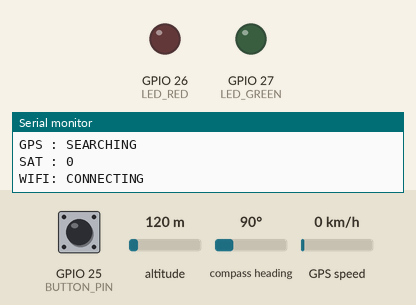
Recording of a sketch running on a simulated ESP32. On the bench: output pins drawn as LEDs (lit = HIGH), the last lines printed to the serial monitor. The inputs (shaded band) are chosen by the test bench; at power-on: GPIO 25 (BUTTON_PIN) HIGH, altitude 120 m, compass heading 90°, GPS speed 0 km/h. WiFi joins after 1.5 s; servers stay silent unless stated; uploads are accepted with an empty reply; the GPS gets a fix after 3 s at 37.7749, -122.4194 with 8 satellites.

Above: at 2.2 s.
2.3 s: GPIO 25 (BUTTON_PIN) pulled LOW for 0.15 s
At 3.4 s:
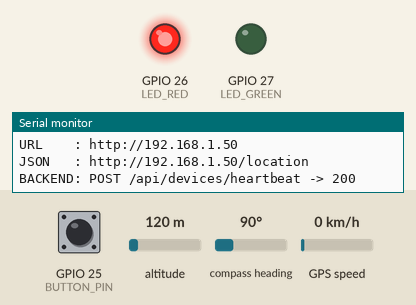
5.8 s: GPIO 25 (BUTTON_PIN) pulled LOW for 1 s
At 8.8 s:
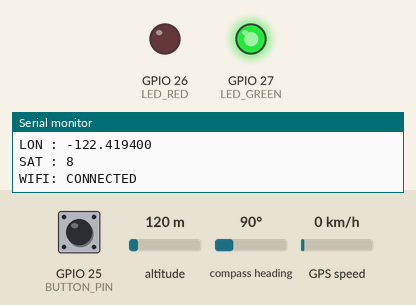
Timing chart, 0 to 10.3 s (numbered marks = the images above; inputs shaded):
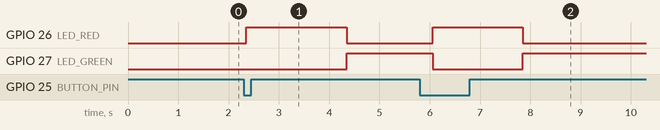

Measured:
- after the input at 2.3 s, GPIO 26 (LED_RED): LOW → HIGH after 0.06 s, → LOW 2.0 s later; GPIO 27 (LED_GREEN): LOW → HIGH after 2.1 s instead of 0.92 s
- after the input at 5.8 s, GPIO 26 (LED_RED): LOW → HIGH after 0.26 s, → LOW 1.8 s later; GPIO 27 (LED_GREEN): HIGH → LOW after 0.26 s, → HIGH 1.8 s later

The sketch:

GPS-003.ino
```cpp
#include <Arduino.h>
#include <TinyGPSPlus.h>
#include <WiFi.h>
#include <WebServer.h>
#include <HTTPClient.h>


// ==============================
// DEVICE & WIFI CONFIGURATION
// ==============================

const char* DEVICE_ID = "GPS-003";
const char* WIFI_SSID = "apasi";
const char* WIFI_PASSWORD = "GANTI_DENGAN_PASSWORD_HOTSPOT";
const char* BACKEND_BASE_URL = "http://192.168.137.1:3000";

WebServer server(80);

bool lastWiFiConnected = false;
bool wifiAttemptActive = false;
bool wifiWaitingRetry = false;
unsigned long wifiAttemptStartedAt = 0;
unsigned long wifiRetryStartedAt = 0;
const unsigned long wifiConnectTimeout = 30000;
const unsigned long wifiRetryDelay = 3000;

unsigned long lastHeartbeat = 0;
unsigned long lastLocationUpload = 0;
const unsigned long heartbeatInterval = 3000;
const unsigned long locationUploadInterval = 5000;


// ==============================
// PIN CONFIGURATION
// ==============================

#define GPS_RX_PIN 4
#define BUTTON_PIN 25
#define LED_RED 26
#define LED_GREEN 27


// ==============================
// GPS OBJECT
// ==============================

TinyGPSPlus gps;
HardwareSerial GPSserial(1);


// ==============================
// GPS DATA STORAGE
// ==============================

double latestLat = 0;
double latestLon = 0;
int latestSat = 0;
bool gpsFixed = false;
bool gpsDataReceived = false;
unsigned long lastGpsByteAt = 0;


// ==============================
// BUTTON VARIABLES
// ==============================

bool lastButtonReading = HIGH;
bool buttonState = HIGH;
unsigned long lastDebounceTime = 0;
const unsigned long debounceDelay = 50;


// ==============================
// EVENT STATE
// ==============================

bool emergencyActive = false;
unsigned long eventStart = 0;
const unsigned long eventDuration = 2000;


// ==============================
// SERIAL TIMER
// ==============================

unsigned long lastPrint = 0;


// ==============================
// WEB SERVER HANDLERS
// ==============================

void handleHome() {
  String html = "<!DOCTYPE html><html><head>";
  html += "<meta name='viewport' content='width=device-width,initial-scale=1'>";
  html += "<meta http-equiv='refresh' content='2'>";
  html += "<title>TANDAIN GPS</title></head><body>";
  html += "<h1>TANDAIN GPS Tracker</h1>";
  html += "<p><b>Device ID:</b> " + String(DEVICE_ID) + "</p>";
  html += "<p><b>Wi-Fi:</b> connected</p>";

  if (gpsFixed) {
    html += "<p><b>GPS:</b> fixed</p>";
    html += "<p><b>Latitude:</b> " + String(latestLat, 6) + "</p>";
    html += "<p><b>Longitude:</b> " + String(latestLon, 6) + "</p>";
    html += "<p><b>Satellites:</b> " + String(latestSat) + "</p>";
    html += "<p><a href='https://www.google.com/maps?q=";
    html += String(latestLat, 6) + "," + String(latestLon, 6);
    html += "'>Buka koordinat di peta</a></p>";
  } else {
    html += "<p><b>GPS:</b> searching / belum mendapatkan fix</p>";
  }

  html += "<p><b>Emergency:</b> ";
  html += emergencyActive ? "ACTIVE" : "inactive";
  html += "</p>";
  html += "<p><a href='/location'>Lihat data JSON</a></p>";
  html += "</body></html>";

  server.sendHeader("Cache-Control", "no-store");
  server.send(200, "text/html", html);
}


void handleLocation() {
  String json = "{";
  json += "\"device_id\":\"" + String(DEVICE_ID) + "\",";
  json += "\"gps_fixed\":" + String(gpsFixed ? "true" : "false") + ",";

  if (gpsFixed) {
    json += "\"latitude\":" + String(latestLat, 6) + ",";
    json += "\"longitude\":" + String(latestLon, 6) + ",";
    json += "\"satellites\":" + String(latestSat) + ",";
  } else {
    json += "\"latitude\":null,";
    json += "\"longitude\":null,";
    json += "\"satellites\":" + String(gps.satellites.value()) + ",";
  }

  json += "\"emergency\":" + String(emergencyActive ? "true" : "false");
  json += "}";

  server.sendHeader("Cache-Control", "no-store");
  server.send(200, "application/json", json);
}


void handleHealth() {
  String json = "{";
  json += "\"device_id\":\"" + String(DEVICE_ID) + "\",";
  json += "\"server\":\"online\",";
  json += "\"wifi_connected\":";
  json += WiFi.status() == WL_CONNECTED ? "true" : "false";
  json += ",\"ip\":\"" + WiFi.localIP().toString() + "\",";
  json += "\"uptime_seconds\":" + String(millis() / 1000) + ",";
  json += "\"gps_status\":\"";
  json += gpsFixed ? "fixed" : "not_ready";
  json += "\"}";

  server.sendHeader("Cache-Control", "no-store");
  server.send(200, "application/json", json);
}


void handleNotFound() {
  server.send(404, "text/plain", "Endpoint tidak ditemukan");
}


// ==============================
// BACKEND FUNCTIONS
// ==============================

String currentGpsStatus() {
  if (gpsFixed) {
    return "fixed";
  }

  if (millis() > 5000 &&
      (!gpsDataReceived || millis() - lastGpsByteAt > 5000)) {
    return "no_data";
  }

  return "searching";
}


bool postJson(const String& path, const String& payload) {
  if (WiFi.status() != WL_CONNECTED) {
    return false;
  }

  HTTPClient http;
  String url = String(BACKEND_BASE_URL) + path;
  http.setTimeout(2500);

  if (!http.begin(url)) {
    Serial.println("BACKEND: URL INVALID");
    return false;
  }

  http.addHeader("Content-Type", "application/json");
  int responseCode = http.POST(payload);

  Serial.print("BACKEND: POST ");
  Serial.print(path);
  Serial.print(" -> ");
  Serial.println(responseCode);

  if (responseCode < 0) {
    Serial.print("BACKEND ERROR: ");
    Serial.println(HTTPClient::errorToString(responseCode));
    Serial.print("BACKEND URL  : ");
    Serial.println(url);
    Serial.print("LOCAL IP     : ");
    Serial.println(WiFi.localIP());
    Serial.print("GATEWAY      : ");
    Serial.println(WiFi.gatewayIP());
    Serial.print("RSSI         : ");
    Serial.print(WiFi.RSSI());
    Serial.println(" dBm");
  }

  http.end();
  return responseCode >= 200 && responseCode < 300;
}


void sendHeartbeat() {
  String payload = "{";
  payload += "\"tag_id\":\"" + String(DEVICE_ID) + "\",";
  payload += "\"gps_status\":\"" + currentGpsStatus() + "\",";
  payload += "\"satellites\":" + String(gps.satellites.value()) + ",";
  payload += "\"ip_address\":\"" + WiFi.localIP().toString() + "\"";
  payload += "}";

  postJson("/api/devices/heartbeat", payload);
}


void sendLocation() {
  if (!gpsFixed) {
    return;
  }

  String payload = "{";
  payload += "\"tag_id\":\"" + String(DEVICE_ID) + "\",";
  payload += "\"lat\":" + String(latestLat, 6) + ",";
  payload += "\"lng\":" + String(latestLon, 6);
  payload += "}";

  postJson("/api/locations", payload);
}


void sendButtonPress() {
  String payload = "{";
  payload += "\"tag_id\":\"" + String(DEVICE_ID) + "\",";
  payload += "\"satellites\":" + String(gps.satellites.value()) + ",";
  payload += "\"ip_address\":\"" + WiFi.localIP().toString() + "\"";

  if (gpsFixed) {
    payload += ",\"lat\":" + String(latestLat, 6) + ",";
    payload += "\"lng\":" + String(latestLon, 6);
  }

  payload += "}";
  postJson("/api/devices/button", payload);
}


void updateBackend() {
  if (WiFi.status() != WL_CONNECTED) {
    return;
  }

  if (millis() - lastHeartbeat >= heartbeatInterval) {
    lastHeartbeat = millis();
    sendHeartbeat();
  }

  if (gpsFixed && millis() - lastLocationUpload >= locationUploadInterval) {
    lastLocationUpload = millis();
    sendLocation();
  }
}


// ==============================
// WIFI FUNCTIONS
// ==============================

void beginWiFiAttempt() {
  WiFi.begin(WIFI_SSID, WIFI_PASSWORD);
  wifiAttemptActive = true;
  wifiWaitingRetry = false;
  wifiAttemptStartedAt = millis();

  Serial.print("Wi-Fi : CONNECTING TO ");
  Serial.println(WIFI_SSID);
}


void startWiFi() {
  WiFi.persistent(false);
  WiFi.mode(WIFI_STA);
  WiFi.setHostname(DEVICE_ID);
  WiFi.setAutoReconnect(true);
  beginWiFiAttempt();
}


void updateWiFi() {
  wl_status_t wifiStatus = WiFi.status();
  bool wifiConnected = wifiStatus == WL_CONNECTED;

  if (wifiConnected) {
    wifiAttemptActive = false;
    wifiWaitingRetry = false;

    if (!lastWiFiConnected) {
      lastWiFiConnected = true;
      Serial.println();
      Serial.println("Wi-Fi : CONNECTED");
      Serial.print("IP     : ");
      Serial.println(WiFi.localIP());
      Serial.print("GATEWAY: ");
      Serial.println(WiFi.gatewayIP());
      Serial.print("BSSID  : ");
      Serial.println(WiFi.BSSIDstr());
      Serial.print("RSSI   : ");
      Serial.print(WiFi.RSSI());
      Serial.println(" dBm");
      Serial.print("URL    : http://");
      Serial.println(WiFi.localIP());
      Serial.print("JSON   : http://");
      Serial.print(WiFi.localIP());
      Serial.println("/location");
    }

    return;
  }

  if (lastWiFiConnected) {
    lastWiFiConnected = false;
    Serial.println("Wi-Fi : DISCONNECTED");
  }

  // Jangan panggil WiFi.begin() lagi ketika driver masih mencoba koneksi.
  if (wifiAttemptActive) {
    if (millis() - wifiAttemptStartedAt >= wifiConnectTimeout) {
      Serial.print("Wi-Fi : TIMEOUT, STATUS CODE ");
      Serial.println(static_cast<int>(wifiStatus));

      WiFi.disconnect(false, false);
      wifiAttemptActive = false;
      wifiWaitingRetry = true;
      wifiRetryStartedAt = millis();
    }
    return;
  }

  if (wifiWaitingRetry && millis() - wifiRetryStartedAt >= wifiRetryDelay) {
    Serial.println("Wi-Fi : RETRYING");
    beginWiFiAttempt();
  }
}


// ==============================
// SETUP
// ==============================

void setup() {
  Serial.begin(115200);

  GPSserial.begin(
    9600,
    SERIAL_8N1,
    GPS_RX_PIN,
    -1
  );

  pinMode(BUTTON_PIN, INPUT_PULLUP);
  pinMode(LED_RED, OUTPUT);
  pinMode(LED_GREEN, OUTPUT);

  digitalWrite(LED_RED, LOW);
  digitalWrite(LED_GREEN, LOW);

  delay(1000);

  Serial.println();
  Serial.println("==============================");
  Serial.println("       TANDAIN SYSTEM");
  Serial.println("==============================");
  Serial.println("ESP32  : READY");
  Serial.println("GPS    : STARTING");
  Serial.println("BUTTON : READY");

  startWiFi();

  server.on("/", HTTP_GET, handleHome);
  server.on("/health", HTTP_GET, handleHealth);
  server.on("/location", HTTP_GET, handleLocation);
  server.onNotFound(handleNotFound);
  server.begin();

  Serial.println("SERVER : READY");
}


// ==============================
// MAIN LOOP
// ==============================

void loop() {
  updateGPS();
  updateButton();
  updateLED();
  updateWiFi();
  updateBackend();
  server.handleClient();
}


// ==============================
// GPS FUNCTION
// ==============================

void updateGPS() {
  while (GPSserial.available()) {
    char gpsByte = GPSserial.read();
    gpsDataReceived = true;
    lastGpsByteAt = millis();
    gps.encode(gpsByte);
  }

  if (
    gps.location.isValid() &&
    gps.location.age() < 5000
  ) {
    latestLat = gps.location.lat();
    latestLon = gps.location.lng();
    latestSat = gps.satellites.value();
    gpsFixed = true;
  } else {
    gpsFixed = false;
  }

  if (millis() - lastPrint >= 2000) {
    lastPrint = millis();
    Serial.println("------------------------------");

    if (millis() > 5000 &&
        (!gpsDataReceived || millis() - lastGpsByteAt > 5000)) {
      Serial.println("GPS : NO DATA");
    } else if (gpsFixed) {
      Serial.println("GPS : FIXED");
      Serial.print("LAT : ");
      Serial.println(latestLat, 6);
      Serial.print("LON : ");
      Serial.println(latestLon, 6);
      Serial.print("SAT : ");
      Serial.println(latestSat);
    } else {
      Serial.println("GPS : SEARCHING");
      Serial.print("SAT : ");
      Serial.println(gps.satellites.value());
    }

    Serial.print("WIFI: ");
    Serial.println(WiFi.status() == WL_CONNECTED ? "CONNECTED" : "CONNECTING");
  }
}


// ==============================
// BUTTON FUNCTION
// ==============================

void updateButton() {
  bool reading = digitalRead(BUTTON_PIN);

  if (reading != lastButtonReading) {
    lastDebounceTime = millis();
  }

  if (millis() - lastDebounceTime > debounceDelay) {
    if (reading != buttonState) {
      buttonState = reading;

      if (buttonState == LOW) {
        createEmergencyEvent();
      }
    }
  }

  lastButtonReading = reading;
}


// ==============================
// EMERGENCY EVENT
// ==============================

void createEmergencyEvent() {
  emergencyActive = true;
  eventStart = millis();

  Serial.println();
  Serial.println("==============================");
  Serial.println("BUTTON PRESSED");
  sendButtonPress();

  if (gpsFixed) {
    Serial.println("TANDAIN EVENT : READY");
    Serial.print("LAT : ");
    Serial.println(latestLat, 6);
    Serial.print("LON : ");
    Serial.println(latestLon, 6);
    Serial.print("SAT : ");
    Serial.println(latestSat);
  } else {
    Serial.println("TANDAIN EVENT : GPS NOT READY");
  }

  Serial.println("==============================");
}


// ==============================
// LED STATUS
// ==============================

void updateLED() {
  if (emergencyActive) {
    digitalWrite(LED_RED, HIGH);
    digitalWrite(LED_GREEN, LOW);

    if (millis() - eventStart >= eventDuration) {
      emergencyActive = false;
    }

    return;
  }

  if (gpsFixed) {
    digitalWrite(LED_RED, LOW);
    digitalWrite(LED_GREEN, HIGH);
  } else {
    digitalWrite(LED_RED, LOW);
    digitalWrite(LED_GREEN, LOW);
  }
}
```
